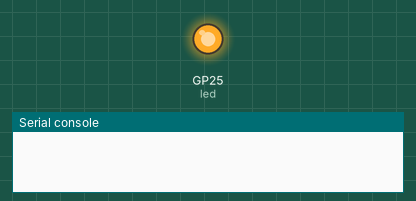
Bench run of a program on a simulated Raspberry Pi Pico running MicroPython. Parts: output pins drawn as LEDs (lit = HIGH), the last lines printed to the serial console. At 0.8 s the program stops and its outputs stay as they are.

Above: at 0.45 s.
At 0.9 s:
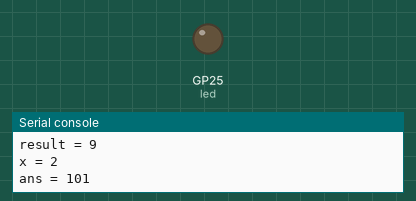
Timing chart, 0 to 2.3 s (numbered marks = the images above):
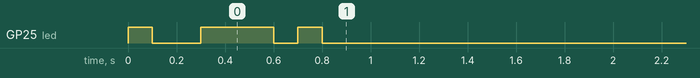

The program:

49_functions.py
```python
from machine import Pin, ADC, PWM
import time


led = Pin("LED", Pin.OUT)


def led_blink_animation():
    led.on()
    time.sleep_ms(100)
    led.off()
    time.sleep_ms(200)
    led.on()
    time.sleep_ms(300)
    led.off()
    time.sleep_ms(100)
    led.on()
    time.sleep_ms(100)
    led.off()


# led_blink_animation won't run unless we call it like in below:
# once it finishes the function, it returns right back here

# some variable
a = 2

led_blink_animation()

# some other varable
b = 3


####################################################################
# ARGUMENTS


# the arguments are our way to input the data in the function
def add(num_1, num_2):

    # here we do some calculation
    answer = num_1 + num_2

    # this is how we get the data out of the function
    return answer


result = add(4, 5)

print(f"result = {result}")


######################################################################
# LOCAL VARIABLES

def test_function():
    x = 1


x = 2

test_function()

# what value is x?
print(f"x = {x}")


######################################################################
# GLOBAL VARIABLES

# g is a global variable because it is not in any functions. it is at the root level
# a global varlbe can be directly accessed from withing other functions
g = 100


def test_function_2():
    global g
    return g + 1


ans = test_function_2()
print(f"ans = {ans}")
```

Measured:
- by itself, GP25 (led): goes HIGH 0.10 s, LOW 0.20 s, HIGH 0.30 s, LOW 0.10 s, HIGH 0.10 s, then LOW
